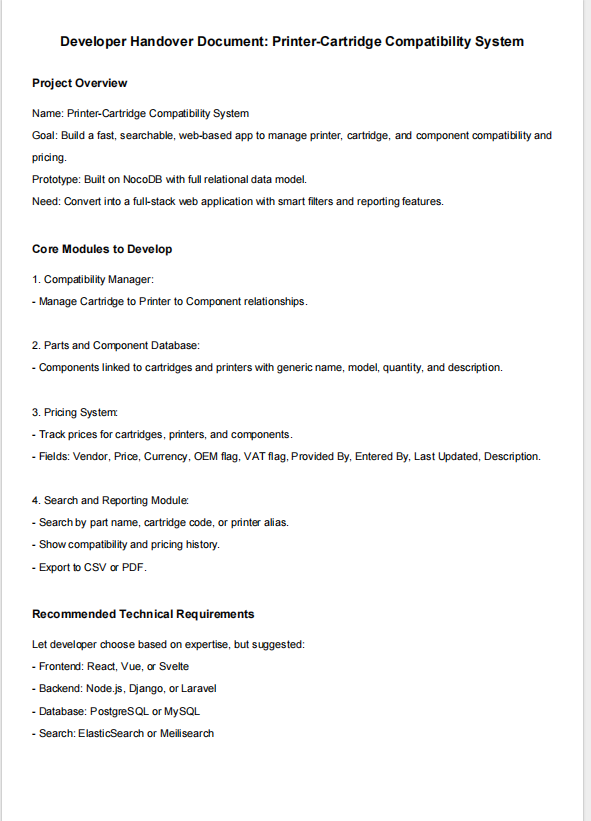
#> input picture files/service/data_test/bdsakydgshfbsc.png, 591 x 821 px
$ python -i image_process.py   (imports and definitions only)
#> lines starting #> are read from the running program, lines starting #| are printed output that depends on the picture; after the words box and inside, x2 and y2 are one past the last pixel; in counts of white or black regions, pixels touching at a corner belong together
#> further down, picture is the input picture: shape (821, 591, 3); mean B, G, R 246.3, 246.3, 246.3
import cv2
import numpy as np


class ImageProcessService:
    def __init__(self):
        pass


    # =========================
    # NOISE REDUCTION
    # =========================
    # [64 lines left out: functions reduce_noise, adjust_brightness_contrast, blur_enhancement, flip_image, not called in this run]


    # =========================
    # SKEW CORRECTION
    # =========================
    def skew_correction(self, image, angle=None):
        """
        Deskew using minAreaRect
        """
        gray = cv2.cvtColor(image, cv2.COLOR_BGR2GRAY)
        _, bw = cv2.threshold(gray, 0, 255, cv2.THRESH_BINARY + cv2.THRESH_OTSU)
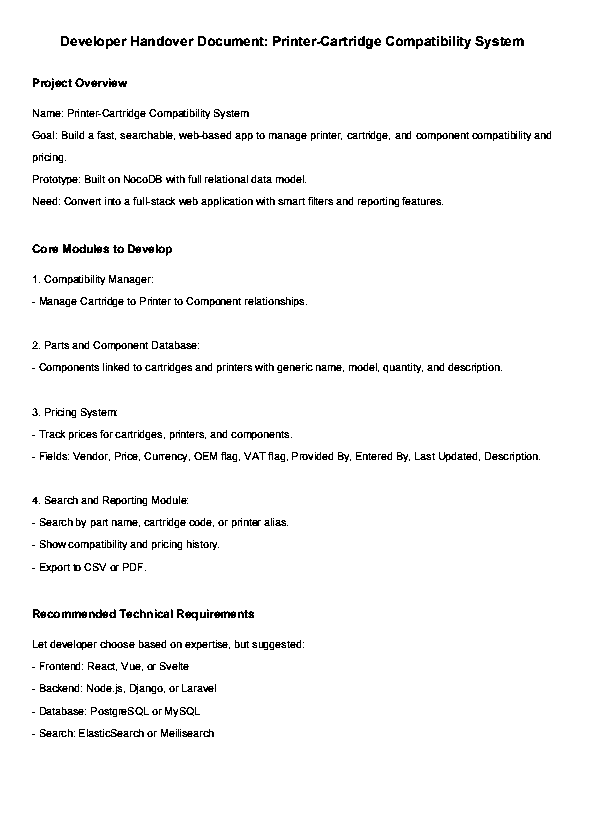
#> bw: shape (821, 591); 96% white; black in thin lines or dots, all inside (x1, y1, x2, y2) = (32, 36, 551, 737)

        coords = np.column_stack(np.where(bw > 0))
#> coords = 465881 pairs, first value 0 to 820, second value 0 to 590
        if len(coords) < 100:
            return image

        if angle is None:
            angle = cv2.minAreaRect(coords)[-1]
#> angle = -90

        if angle < -45:
            angle = -(90 + angle)
#> angle = 0
        else:
            angle = -angle

        if abs(angle) < 0.5:
            return image

        h, w = image.shape[:2]
        center = (w // 2, h // 2)
        M = cv2.getRotationMatrix2D(center, angle, 1.0)

        return cv2.warpAffine(
            image, M, (w, h),
            flags=cv2.INTER_CUBIC,
            borderMode=cv2.BORDER_REPLICATE
        )

>>> import cv2
>>> picture = cv2.imread('../data_test/bdsakydgshfbsc.png')
>>> result = ImageProcessService().skew_correction(picture)

$ run again, on files/service/data_test/image.png
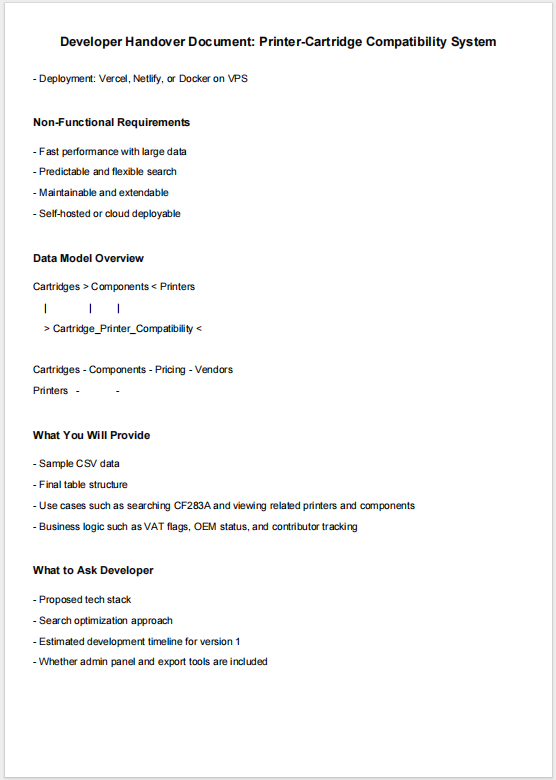
#> input picture files/service/data_test/image.png, 556 x 780 px
#> picture is the input picture: shape (780, 556, 3); mean B, G, R 248.3, 248.3, 248.3
#> in skew_correction, `_, bw = cv2.threshold(gray, 0, 255, cv2.THRESH_BINARY + cv2.THRESH_OTSU)`:
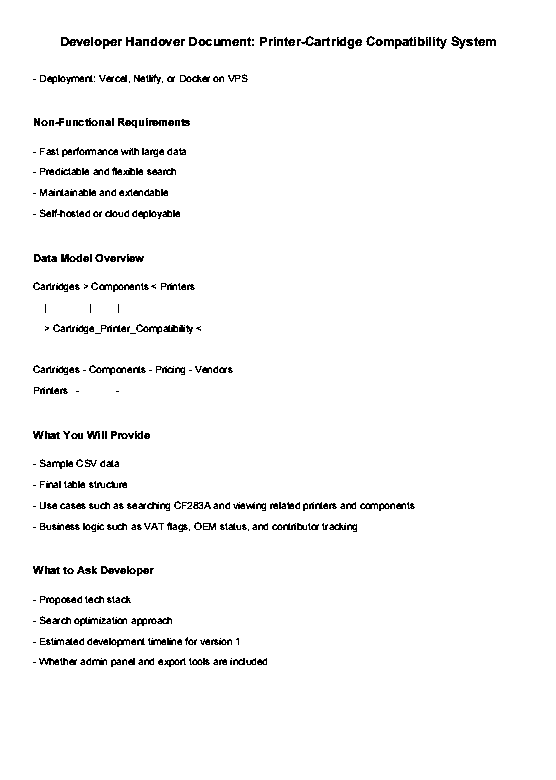
#> bw: shape (780, 556); 96.8% white; black in thin lines or dots, all inside (x1, y1, x2, y2) = (33, 36, 496, 667)
#> coords = 419811 pairs, first value 0 to 779, second value 0 to 555
#> in skew_correction, `angle = cv2.minAreaRect(coords)[-1]`: angle = -90
#> in skew_correction, `angle = -(90 + angle)`: angle = 0
